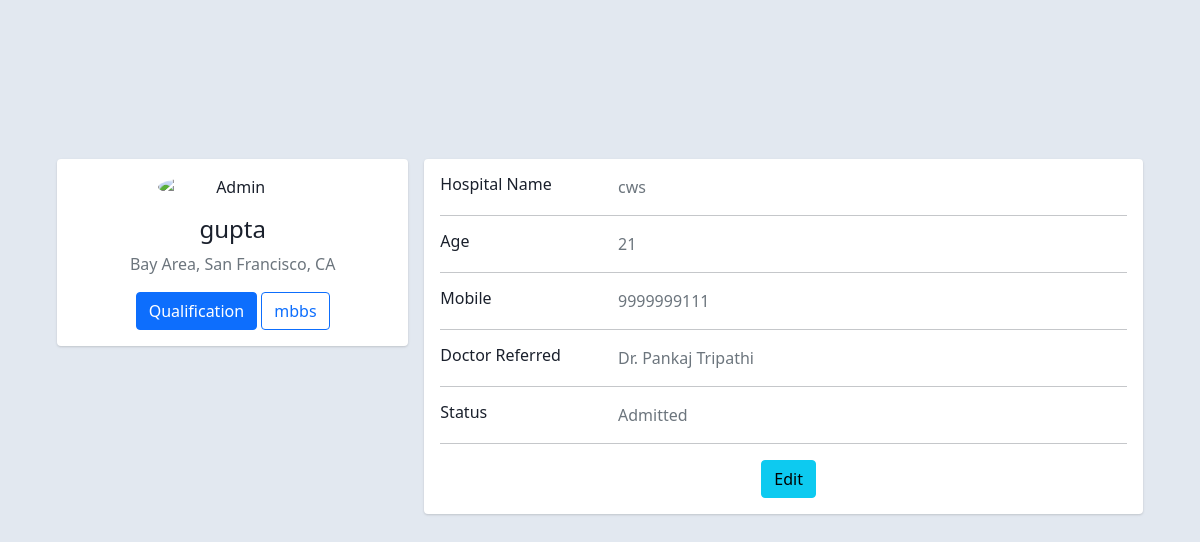
The page /doctors/1/ on the database its author committed.
### management/models.py (models this page shows, shortened)
class doctor(models.Model):
    doctor_name=models.CharField(max_length=25)
    qualification=models.CharField(max_length=50)
    hospital_name=models.TextField()

### management/views.py (the view)
# urls.py: path('doctors/<int:id>/', views.doc_profile),
def doc_profile(request, id):
    doc_obj = doctor.objects.get(id=id)
    context = {
        'doc' : doc_obj
    }
    return render(request, 'doctor_profile.html',context)

### management/templates/doctor_profile.html (shortened to what this page needs)
<!DOCTYPE html>
<html lang="en">
<head>
    <link href="https://cdn.jsdelivr.net/npm/bootstrap@5.1.1/dist/css/bootstrap.min.css" rel="stylesheet"
>
</head>
<body>
    <div class="container">
        <div class="main-body">
            <div class="row gutters-sm">
                <div class="col-md-4 mt-5">
                    <div class="card">
                        <div class="card-body">
                            <div class="d-flex flex-column align-items-center text-center">
                                <img src="https://bootdey.com/img/Content/avatar/avatar7.png" alt="Admin"
                                    class="rounded-circle" width="150">
                                <div class="mt-3">
                                    <h4>{{ doc.doctor_name }}</h4>
                                    <p class="text-muted font-size-sm">Bay Area, San Francisco, CA</p>
                                    <button class="btn btn-primary">Qualification</button>
                                    <button class="btn btn-outline-primary">{{ doc.qualification }}</button>
                                </div>
                            </div>
                        </div>
                    </div>
                </div>
                <div class="col-md-8 mt-5">
                    <div class="card">
                        <div class="card-body">
                            <div class="row">
                                <div class="col-sm-3">
                                    <h6 class="mb-0">Hospital Name</h6>
                                </div>
                                <div class="col-sm-9 text-secondary">
                                    {{ doc.hospital_name }}
                                </div>
                            </div>
                            <hr>
                            <div class="row">
                                <div class="col-sm-3">
                                    <h6 class="mb-0">Age</h6>
                                </div>
                                <div class="col-sm-9 text-secondary">
                                    21
                                </div>
                            </div>
                            <hr>
                            <div class="row">
                                <div class="col-sm-3">
                                    <h6 class="mb-0">Mobile</h6>
                                </div>
                                <div class="col-sm-9 text-secondary">
                                    9999999111
                                </div>
                            </div>
                            <hr>
                            <div class="row">
                                <div class="col-sm-3">
                                    <h6 class="mb-0">Doctor Referred</h6>
                                </div>
                                <div class="col-sm-9 text-secondary">
                                    Dr. Pankaj Tripathi
                                </div>
                            </div>
                            <hr>
                            <div class="row">
                                <div class="col-sm-3">
                                    <h6 class="mb-0">Status</h6>
                                </div>
                                <div class="col-sm-9 text-secondary">
                                    Admitted
                                </div>
                            </div>
                            <hr>
                            <div class="row edit-button">
                                <div class="col-sm-12">
                                    <a class="btn btn-info " target="__blank" href="#">Edit</a>
                                </div>
                            </div>
                        </div>
                    </div>
                </div>
            </div>
        </div>
    </div>
</body>
</html>

### management/templates/doctor_profile.html (style rules this page uses)
body { margin-top: 20px; color: #1a202c; text-align: left; background-color: #e2e8f0; }
.edit-button { margin-left: 45%; }
.main-body { padding: 15px; }
.container { margin-top: 8%; }
.card { box-shadow: 0 1px 3px 0 rgba(0, 0, 0, .1), 0 1px 2px 0 rgba(0, 0, 0, .06); }
.card { position: relative; display: flex; flex-direction: column; min-width: 0; word-wrap: break-word; background-color: #fff; background-clip: border-box; border: 0 solid rgba(0, 0, 0, .125); border-radius: .25rem; }
.card-body { flex: 1 1 auto; min-height: 1px; padding: 1rem; }
.gutters-sm { margin-right: -8px; margin-left: -8px; }
.gutters-sm>.col, .gutters-sm>[class*=col-] { padding-right: 8px; padding-left: 8px; }

### rows shown on the page
doctor: doctor_name "gupta", qualification "mbbs", hospital_name "cws"
